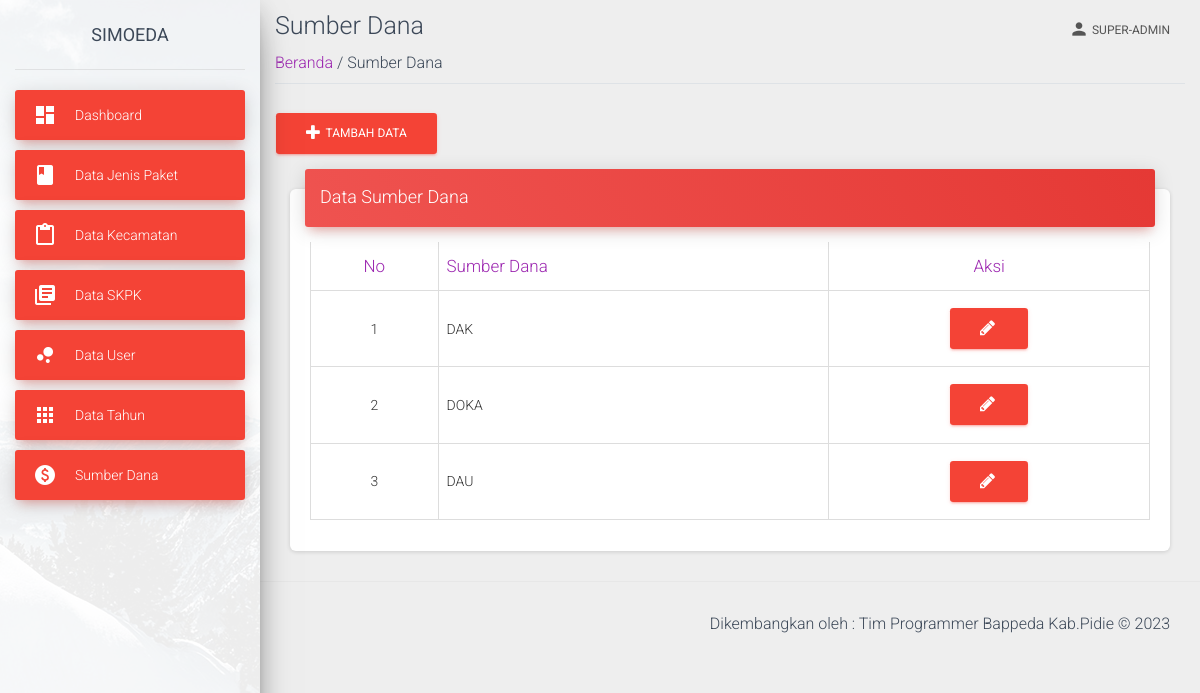
/view/sumber-dana.php (signed in), run on the app's committed database.
### tables this page shows
CREATE TABLE `sumber_dana` (
  `id_sumber_dana` int(11) NOT NULL,
  `sumber_dana` varchar(255) DEFAULT NULL
);

### view/sumber-dana.php (the view, shortened to what this page needs)
<?php
require('../view/template-atas-admin.php');
?>
<?php
require('../proses/koneksi.php');
?>
    <div class="container-fluid">
        <div class="title">
            <h3 class="text-gray-800 my-2">Sumber Dana</h3>
        </div>
        <div class="subtitle border-bottom mb-4 pb-2">
            <span class=""><a href="index">Beranda </a></span>
            <span class="text-grey"> / Sumber Dana</span>
        </div>
            <button type="button" class="btn btn-danger" data-toggle="modal" data-target="#exampleModal">
            <i class="fa fa-plus"></i>&nbsp;
                Tambah Data
            </button>
    <div class="content">
        <div class="container-fluid">
          <div class="row">
            <div class="col-md-12">
              <div class="card">
                <div class="card-header card-header-danger">
                  <h4 class="card-title "> Data Sumber Dana</h4>
                </div>
          <div class="card-body">
        <div class="table-responsive">
        <table id="myTable" class="table table-bordered"
                data-page-length="25">
                <thead class="text-primary">
                    <tr>
                        <th class="text-center">No</th>
                        <th>Sumber Dana</th>
                        <th class="text-center">Aksi</th>
                    </tr>
                </thead>
                <?php
                            $noUrut=1;
                            $data=mysqli_query($koneksi,"SELECT * FROM sumber_dana");
                            ?>
                <tbody id="dataTable">
                    <?php
                            while($d=mysqli_fetch_array($data)){
                            ?>
                    <tr>
                        <td class="text-center"><?php echo $noUrut++; ?></td>
                        <td><?php echo $d['sumber_dana']; ?></td>
                        <td class="text-center">
                                <button type="button" class="btn btn-danger" data-toggle="modal" data-target="#data<?php echo $d['id_sumber_dana']; ?>">
                                <i class="fa fa-pencil"></i>&nbsp;
                                </button>
                        </td>
                    </tr>
                    <?php
                            }
                        ?>
                </tbody>
            </table>
        </div>
    </div>
      </div>
        </div>
          </div>
            </div>
  </div>
    </div>
 <?php
require('../view/template-bawah-monev.php')
?>

### data on the page
sumber_dana: sumber_dana "DAK"
sumber_dana: sumber_dana "DOKA"
sumber_dana: sumber_dana "DAU"

### other printed values
$_SESSION['level'] "SUPER-ADMIN"
